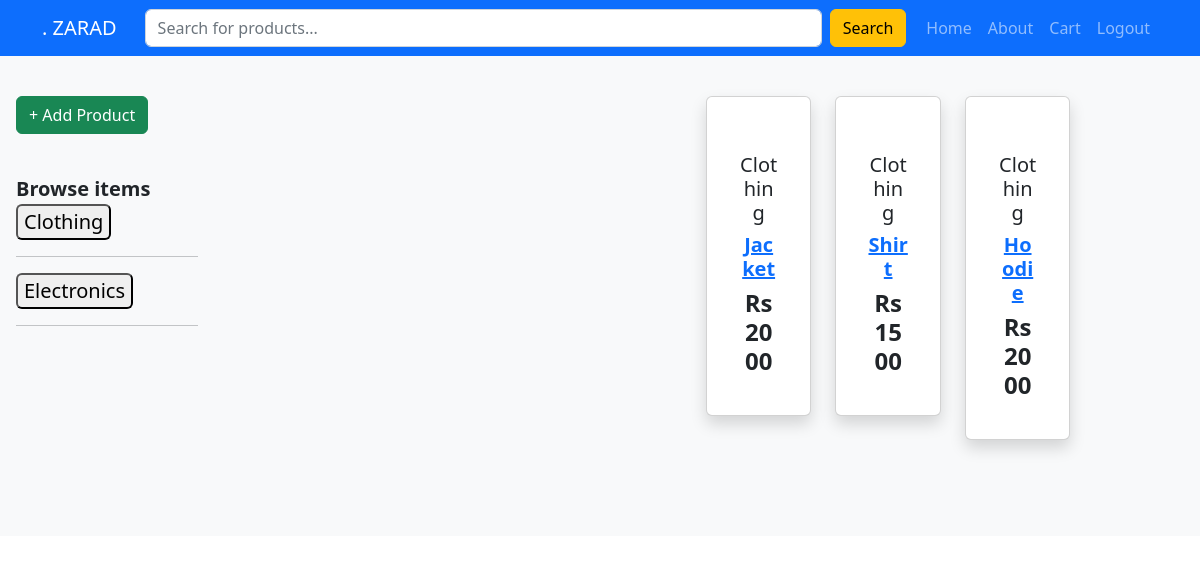
The app's page /?q=Clothing (signed in) with its own data.
### base/models.py (models this page shows, shortened)
class Category(models.Model):
    name = models.CharField(max_length=200)
    def __str__(self):
        return self.name

class Product(models.Model):
    name = models.CharField(max_length=200)
    descritpion = models.TextField(max_length=500,null=True,blank=True)
    price = models.IntegerField()
    stock = models.IntegerField()
    seller = models.ForeignKey(User, on_delete=models.SET_NULL , null=True)
    category = models.ForeignKey(Category,on_delete=models.SET_NULL , null=True)
    image = models.ImageField(null=True, default='Product.png')
    updated = models.DateTimeField(auto_now=True)
    created = models.DateTimeField(auto_now_add=True)

### base/views.py (the view)
# urls.py: path('' , views.home , name='home' ),
def home(request):
    if request.method == 'GET':
        q = request.GET.get('q','')
        products = Product.objects.filter(category__name__icontains = q)
    elif request.method == 'POST':
        q = request.POST.get('q','')
        products = Product.objects.filter(name__icontains = q)
    category  = Category.objects.all()
    content = {'category':category , 'products':products}
    return render(request, 'index.html', content)

### base/templates/index.html (shortened to what this page needs)
{% extends 'main.html' %}
{% load static %}
{% block content %}
  <main class="mt-5 bg-light">
  <div class="d-flex justify-content-between" id="container">
    <div class="ms-3 me-3 mt-5 lead" id="browse-items">
      <div>
        {% if request.user.status == True %}
          <a href="{% url 'productform' %}"><button class="btn btn-success mb-4"> + Add Product</button> </a> <p></p>
        {% endif %}
        <span class="fw-bold me-5" >Browse items</span>
      </div>
      <div id="item-list">
        <ul class="navbar-nav lead">
          {% for item in category %}
            <li><a href="{% url 'home' %}?q={{item}}"><button class="rounded">{{item.name}}</button></a></li>
            <hr/>
          {% endfor %}
        </ul>
      </div>
    </div>
    <section class="text-center mb-4 mt-5">
      <div
        class="row wow fadeIn"
        style="visibility: visible; animation-name: fadeIn"
      >
       {% for product in products %}
        <div class="col-lg-3 col-md-6 mb-4">
          <div class="card shadow p-3 mb-5 bg-body rounded">
            <div class="view overlay">
            </div>
            <div class="card-body text-center">
              <h5>{{product.category}}</h5>
              <h5>
                <strong>
                  <a href="{% url 'product' product.id %}" class="dark-grey-text">{{product.name}} </a>
                </strong>
              </h5>
              <h4 class="font-weight-bold blue-text">
                <strong>Rs{{product.price}}</strong>
              </h4>
            </div>
          </div>
        </div>
        {% endfor %}
      </div>
    </section>
  </div>
  </main>
{% endblock content %}

### records on screen
Category: name "Clothing"
Category: name "Electronics"
Product: category "Clothing", name "Jacket", price "2000"
Product: category "Clothing", name "Shirt", price "1500"
Product: category "Clothing", name "Hoodie", price "2000"
